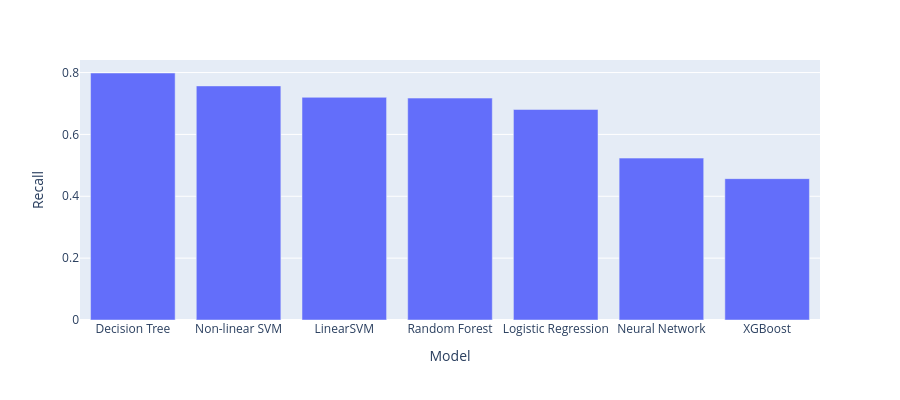

Source (notebook cell):
### Markdown cell above
<a id="me"></a>
# 11. Model Evaluation

### Code cell
fig = px.bar(classifier_results_df, x="Model", y="Recall", 
             barmode='group', height=400)
fig.show()

### Figure 1 — Plotly figure (JSON) as saved in the notebook; plotly's stock layout.template omitted (floating-point values rounded to 4 significant figures)
{"data": [{"alignmentgroup": "True", "hovertemplate": "Model=%{x}<br>Recall=%{y}<extra></extra>", "legendgroup": "", "marker": {"color": "#636efa", "pattern": {"shape": ""}}, "name": "", "offsetgroup": "", "orientation": "v", "showlegend": false, "textposition": "auto", "type": "bar", "x": ["Decision Tree", "Non-linear SVM", "LinearSVM", "Random Forest", "Logistic Regression", "Neural Network", "XGBoost"], "xaxis": "x", "y": [0.7985, 0.7568, 0.7199, 0.7174, 0.6806, 0.5233, 0.457], "yaxis": "y"}], "layout": {"barmode": "group", "height": 400, "legend": {"tracegroupgap": 0}, "margin": {"t": 60}, "xaxis": {"anchor": "y", "domain": [0, 1], "title": {"text": "Model"}}, "yaxis": {"anchor": "x", "domain": [0, 1], "title": {"text": "Recall"}}}}
